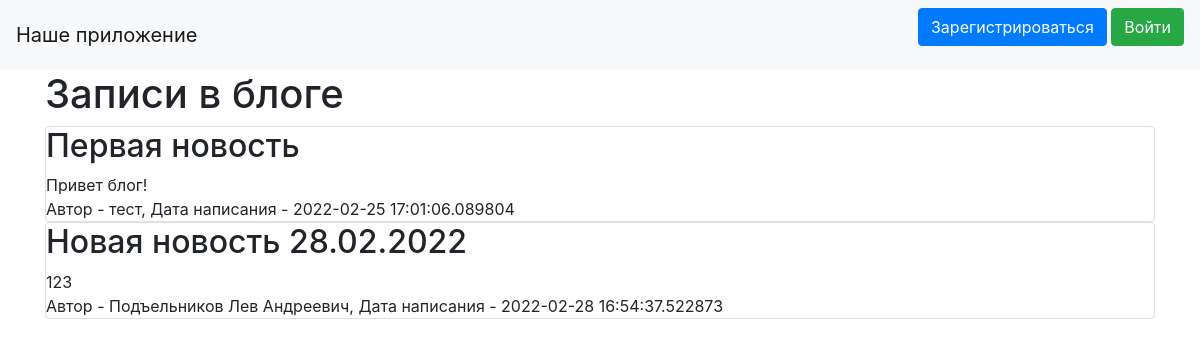
Before: / with the older database file.
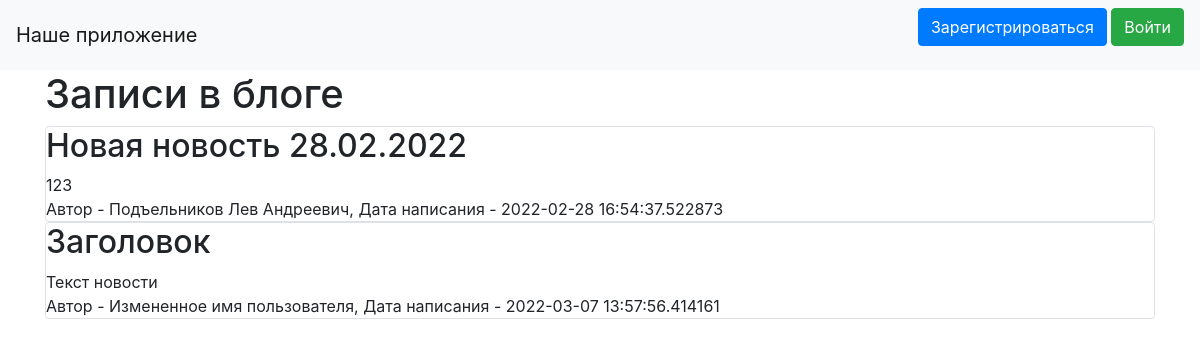
After: the same page with the newer database file.
### data/news.py (models this page shows)
class News(SqlAlchemyBase, SerializerMixin):
    __tablename__ = 'news'
    id = sqlalchemy.Column(sqlalchemy.Integer,
                           primary_key=True, autoincrement=True)
    title = sqlalchemy.Column(sqlalchemy.String, nullable=True)
    content = sqlalchemy.Column(sqlalchemy.String, nullable=True)
    created_date = sqlalchemy.Column(sqlalchemy.DateTime,
                                     default=datetime.datetime.now)
    is_private = sqlalchemy.Column(sqlalchemy.Boolean, default=True)
    user_id = sqlalchemy.Column(sqlalchemy.Integer,
                                sqlalchemy.ForeignKey("users.id"))
    user = orm.relation('User')

### data/users.py (models this page shows, shortened)
class User(SqlAlchemyBase, UserMixin, SerializerMixin):
    __tablename__ = 'users'
    id = sqlalchemy.Column(sqlalchemy.Integer,
                           primary_key=True, autoincrement=True)
    name = sqlalchemy.Column(sqlalchemy.String, nullable=True)
    about = sqlalchemy.Column(sqlalchemy.String, nullable=True)
    email = sqlalchemy.Column(sqlalchemy.String,
                              index=True, unique=True, nullable=True)
    hashed_password = sqlalchemy.Column(sqlalchemy.String, nullable=True)
    created_date = sqlalchemy.Column(sqlalchemy.DateTime,
                                     default=datetime.datetime.now)
    news = orm.relation("News", back_populates='user')

### main.py (the view)
@app.route("/")
def index():
    db_sess = db_session.create_session()
    if current_user.is_authenticated:
        news = db_sess.query(News).filter(
            (News.user == current_user) | (News.is_private != True))
    else:
        news = db_sess.query(News).filter(News.is_private != True)
    return render_template("index.html", news=news)

### data/db_session.py (called while the page is built)
def create_session() -> Session:
    global __factory
    return __factory()

### templates/index.html (shortened to what this page needs)
{% extends "base.html" %}
{% block content %}
<h1>Записи в блоге</h1>
{% for item in news%}
<div class="col-md6 border rounded">
    <h2>{{item.title}}</h2>
    <div>
        {{item.content}}
    </div>
    <div>
        Автор - {{item.user.name}}, Дата написания - {{item.created_date}}
    </div>
</div>
{% endfor %}
{% endblock %}

Changed rows visible on the page:
removed News: title "Первая новость", content "Привет блог!", user.name "тест", created_date "2022-02-25 17:01:06.089804"
added News: title "Заголовок", content "Текст новости", user.name "Измененное имя пользователя", created_date "2022-03-07 13:57:56.414161"
